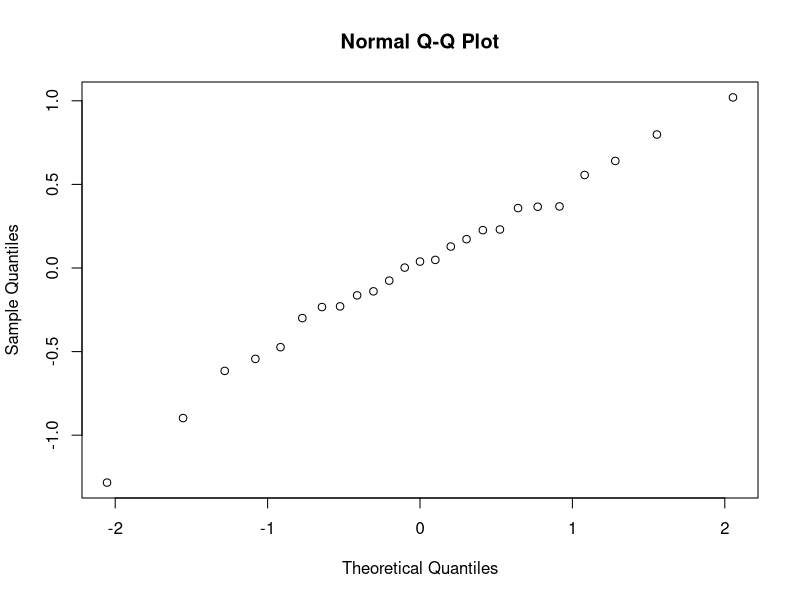
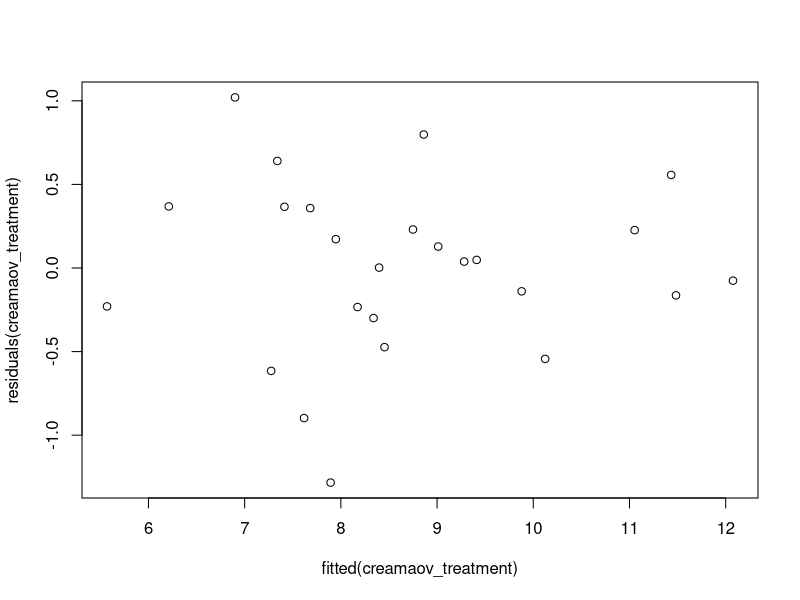
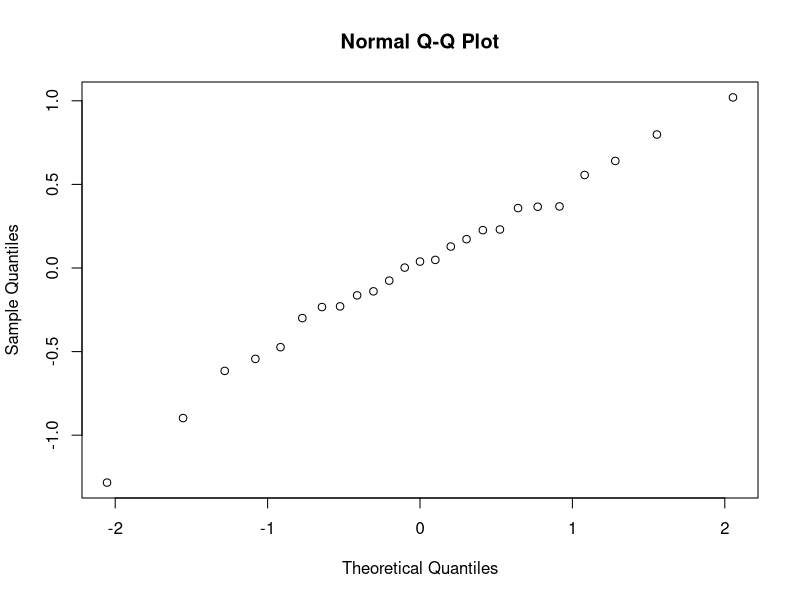
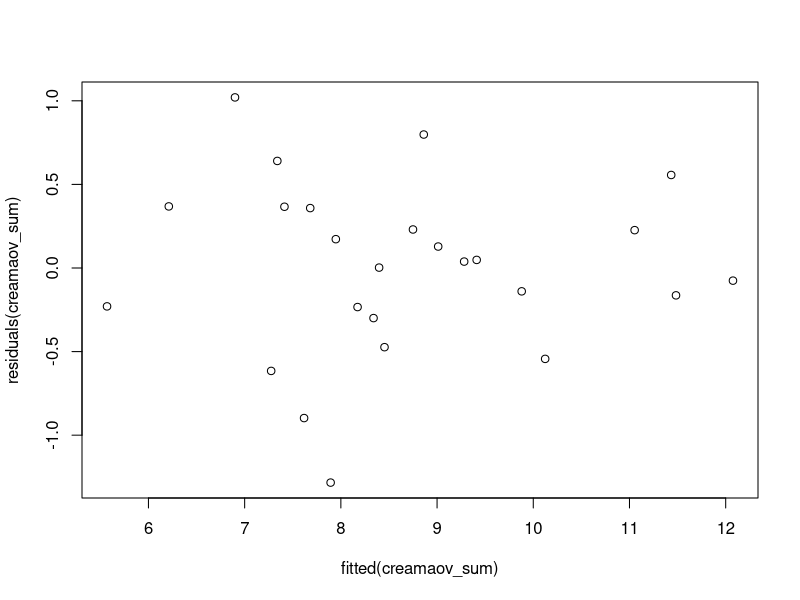
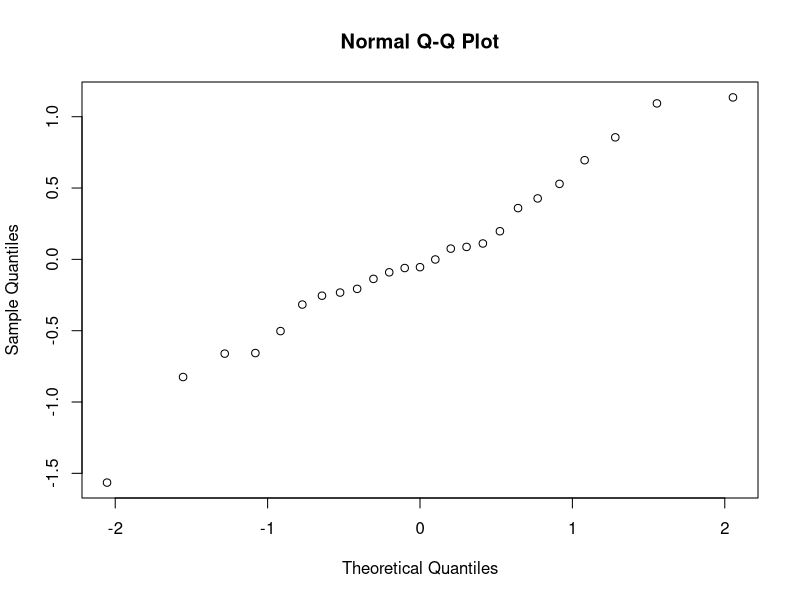
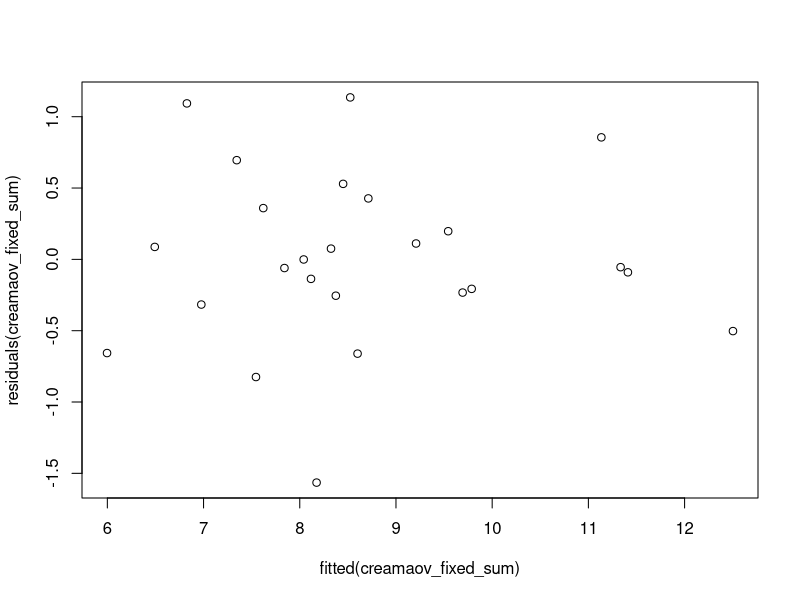
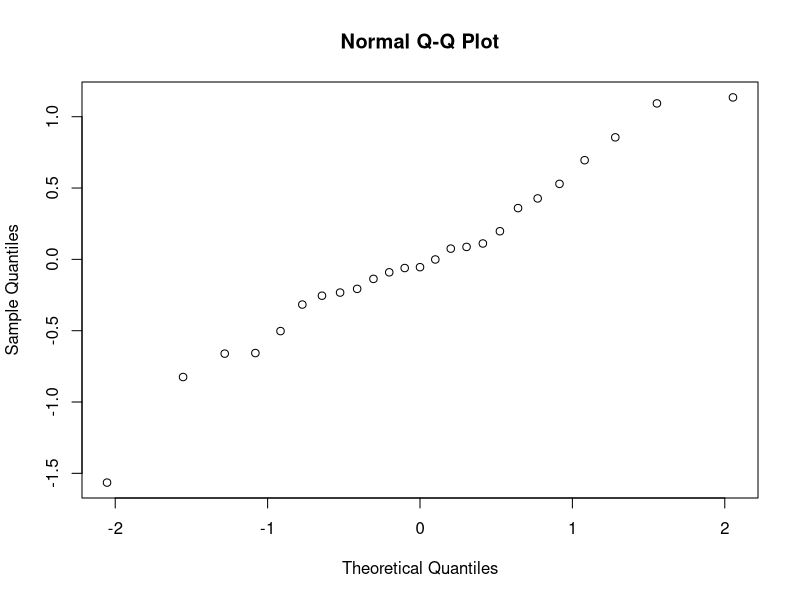
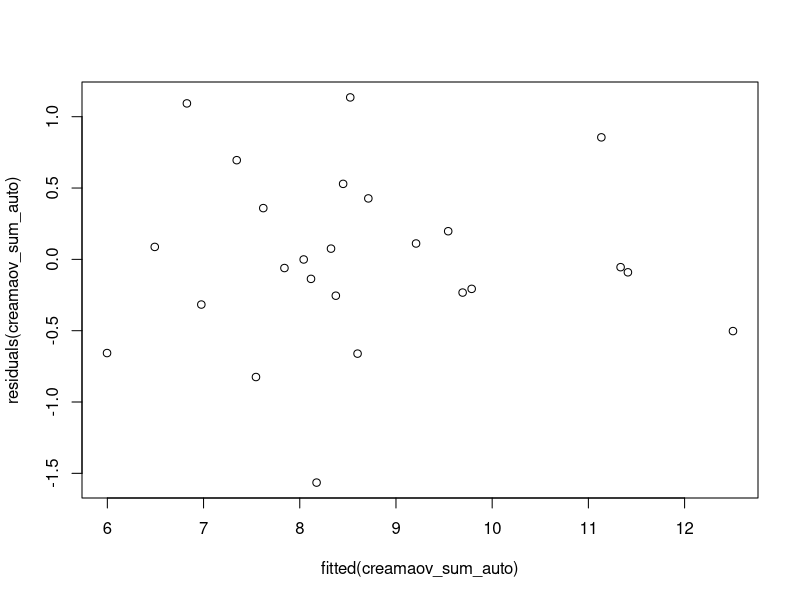

Generate these figures, in order, with R:
## ---- chunk 1
data <- read.csv("data/cream.txt", sep="", header=TRUE)
cream_treatment <- data.frame(acidity=data[,1], batch=factor(data[,2]), position=factor(data[,3]), starter=factor(data[,4]))

creamaov_treatment <- lm(acidity ~ batch + position + starter, data=cream_treatment)

# Visual normality check
qqnorm(residuals(creamaov_treatment))
plot(fitted(creamaov_treatment), residuals(creamaov_treatment))

anova(creamaov_treatment)
summary(creamaov_treatment)
## ---- chunk 2
cream_sum <- data.frame(acidity=data[,1], batch=factor(data[,2]), position=factor(data[,3]), starter=factor(data[,4]))
contrasts(cream_sum$batch) <- contr.sum
contrasts(cream_sum$position) <- contr.sum
contrasts(cream_sum$starter) <- contr.sum

creamaov_sum <- lm(acidity ~ batch + position + starter, data=cream_sum)

# Visual normality check, should not be needed as sum parameterization should not change the normality of the data
qqnorm(residuals(creamaov_sum))
plot(fitted(creamaov_sum), residuals(creamaov_sum))

anova(creamaov_sum)
summary(creamaov_sum)
## ---- chunk 3
creamaov_fixed_sum <- lm(acidity ~ batch + starter, data=cream_sum)
# TODO: check if we are setting the right things to be factors. Block variables shouldn't be set to be factors I think? See Lecture 6 Slide 24
# TODO: supposedly everything is balanced here???
# we place factor of interest starter last because treatment factors needs to come last. That's because the order is important if model is unbalanced (unsure, maybe the case here?) or for 2 continuous factors (not relevant here)
# TODO: we could use drop1 to re-run all combinations so that the p-values will all be right

# Visual normality check
qqnorm(residuals(creamaov_fixed_sum))
plot(fitted(creamaov_fixed_sum), residuals(creamaov_fixed_sum))

anova(creamaov_fixed_sum)
summary(creamaov_fixed_sum)
## ---- chunk 4
creamaov_sum_auto <- step(creamaov_sum)

# Visual normality check
qqnorm(residuals(creamaov_sum_auto))
plot(fitted(creamaov_sum_auto), residuals(creamaov_sum_auto))

anova(creamaov_sum_auto)
summary(creamaov_sum_auto)
## ---- chunk 5
friedman.test(acidity ~ starter | position, data=cream_sum) # alternative syntax
# friedman.test(cream_sum$acidity, cream_sum$starter, cream_sum$position)
## ---- chunk 6
# TODO: run anova comparing two lmer models by excluding the factor of interest in one and keeping it in in the other - instead of just running anova on the mixed model as below
library(lme4)
mixedaov <- lmer(acidity ~ batch + starter + (1|position), data=cream_sum)
mixedaov1 <- lmer(acidity ~ batch + (1|position), data=cream_sum)

# Visual normality check
qqnorm(residuals(mixedaov))
plot(fitted(mixedaov), residuals(mixedaov))

qqnorm(residuals(mixedaov1))
plot(fitted(mixedaov1), residuals(mixedaov1))

anova(mixedaov1, mixedaov)
# summary(mixedaov)
